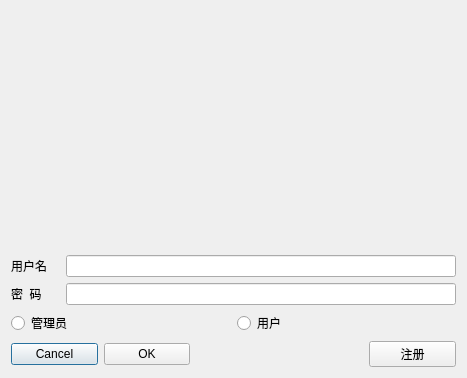
<?xml version="1.0" encoding="UTF-8"?>
<ui version="4.0">
 <class>EnterWin</class>
 <widget class="QDialog" name="EnterWin">
  <property name="geometry">
   <rect>
    <x>0</x>
    <y>0</y>
    <width>467</width>
    <height>378</height>
   </rect>
  </property>
  <property name="windowTitle">
   <string>Dialog</string>
  </property>
  <layout class="QVBoxLayout" name="verticalLayout_2">
   <item>
    <widget class="QLabel" name="EnterPicture_label">
     <property name="styleSheet">
      <string notr="true">
image: url(:/png/1.PNG);</string>
     </property>
     <property name="text">
      <string/>
     </property>
    </widget>
   </item>
   <item>
    <layout class="QVBoxLayout" name="verticalLayout">
     <item>
      <layout class="QHBoxLayout" name="horizontalLayout_3" stretch="1,8">
       <item>
        <widget class="QLabel" name="username_label">
         <property name="text">
          <string>用户名</string>
         </property>
        </widget>
       </item>
       <item>
        <widget class="QLineEdit" name="username_LE"/>
       </item>
      </layout>
     </item>
     <item>
      <layout class="QHBoxLayout" name="horizontalLayout_4" stretch="1,8">
       <item>
        <widget class="QLabel" name="password_label">
         <property name="text">
          <string>密  码</string>
         </property>
        </widget>
       </item>
       <item>
        <widget class="QLineEdit" name="password_LE"/>
       </item>
      </layout>
     </item>
     <item>
      <layout class="QHBoxLayout" name="horizontalLayout_2">
       <item>
        <widget class="QRadioButton" name="Administractor_btn">
         <property name="text">
          <string>管理员</string>
         </property>
        </widget>
       </item>
       <item>
        <widget class="QRadioButton" name="User_btn">
         <property name="text">
          <string>用户</string>
         </property>
        </widget>
       </item>
      </layout>
     </item>
     <item>
      <layout class="QHBoxLayout" name="horizontalLayout" stretch="1,1,2,1">
       <item>
        <widget class="QPushButton" name="Cancel_btn">
         <property name="text">
          <string>Cancel</string>
         </property>
        </widget>
       </item>
       <item>
        <widget class="QPushButton" name="OK_btn">
         <property name="text">
          <string>OK</string>
         </property>
        </widget>
       </item>
       <item>
        <spacer name="horizontalSpacer">
         <property name="orientation">
          <enum>Qt::Horizontal</enum>
         </property>
         <property name="sizeHint" stdset="0">
          <size>
           <width>40</width>
           <height>20</height>
          </size>
         </property>
        </spacer>
       </item>
       <item>
        <widget class="QPushButton" name="sign_in_btn">
         <property name="text">
          <string>注册</string>
         </property>
        </widget>
       </item>
      </layout>
     </item>
    </layout>
   </item>
  </layout>
 </widget>
 <resources/>
 <connections/>
</ui>
